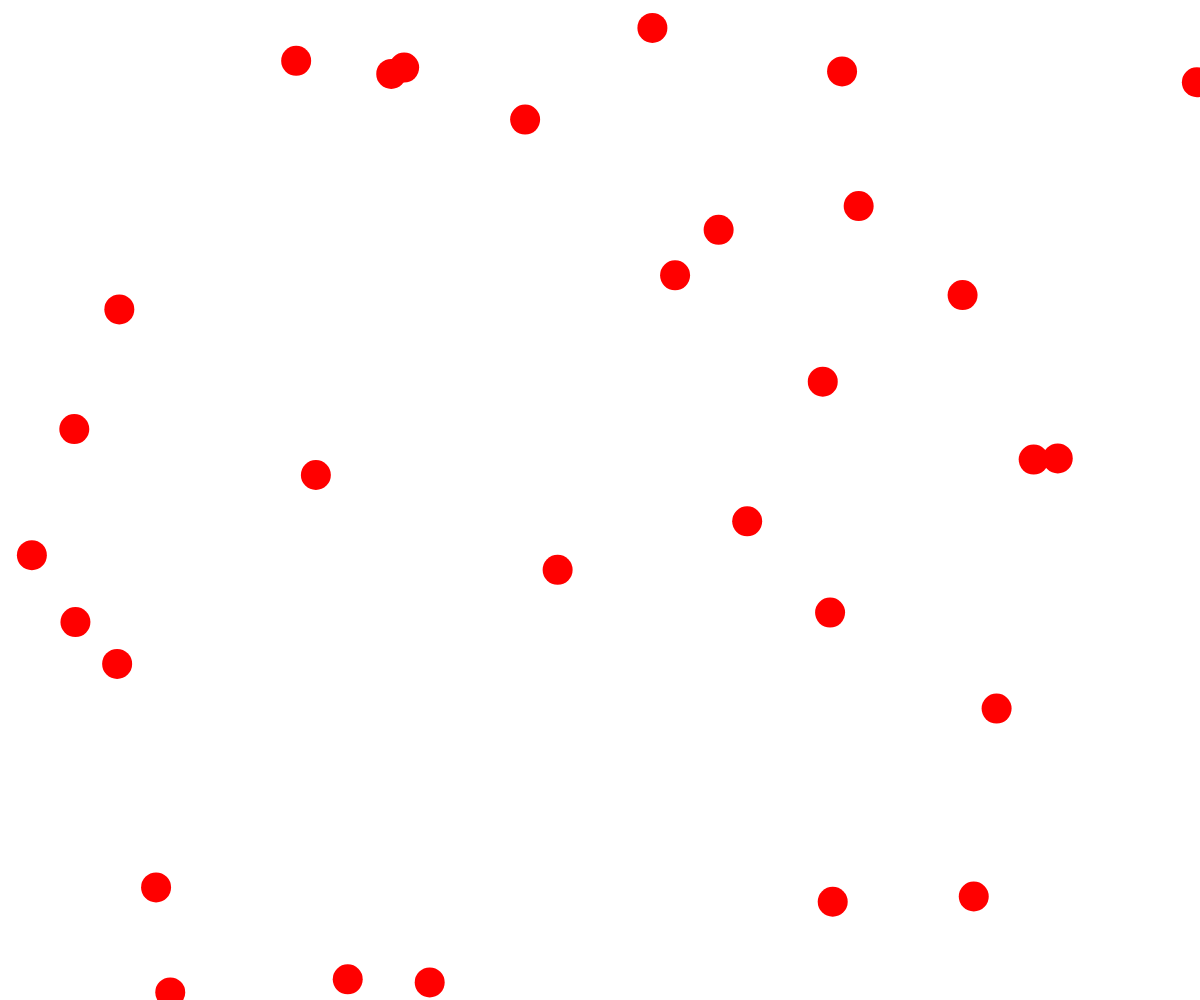
Frame 1 (no input)
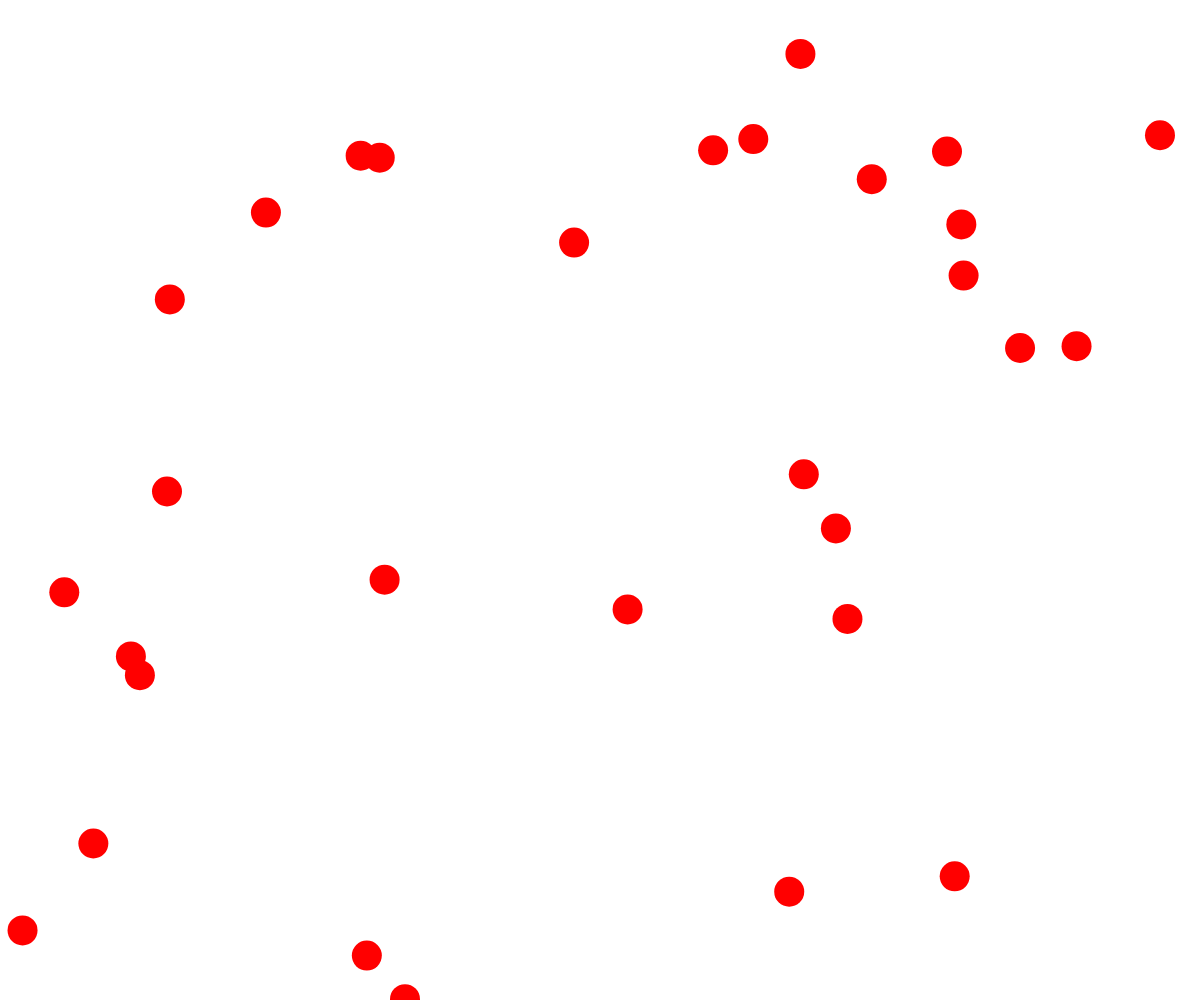
Frame 60 (no input)
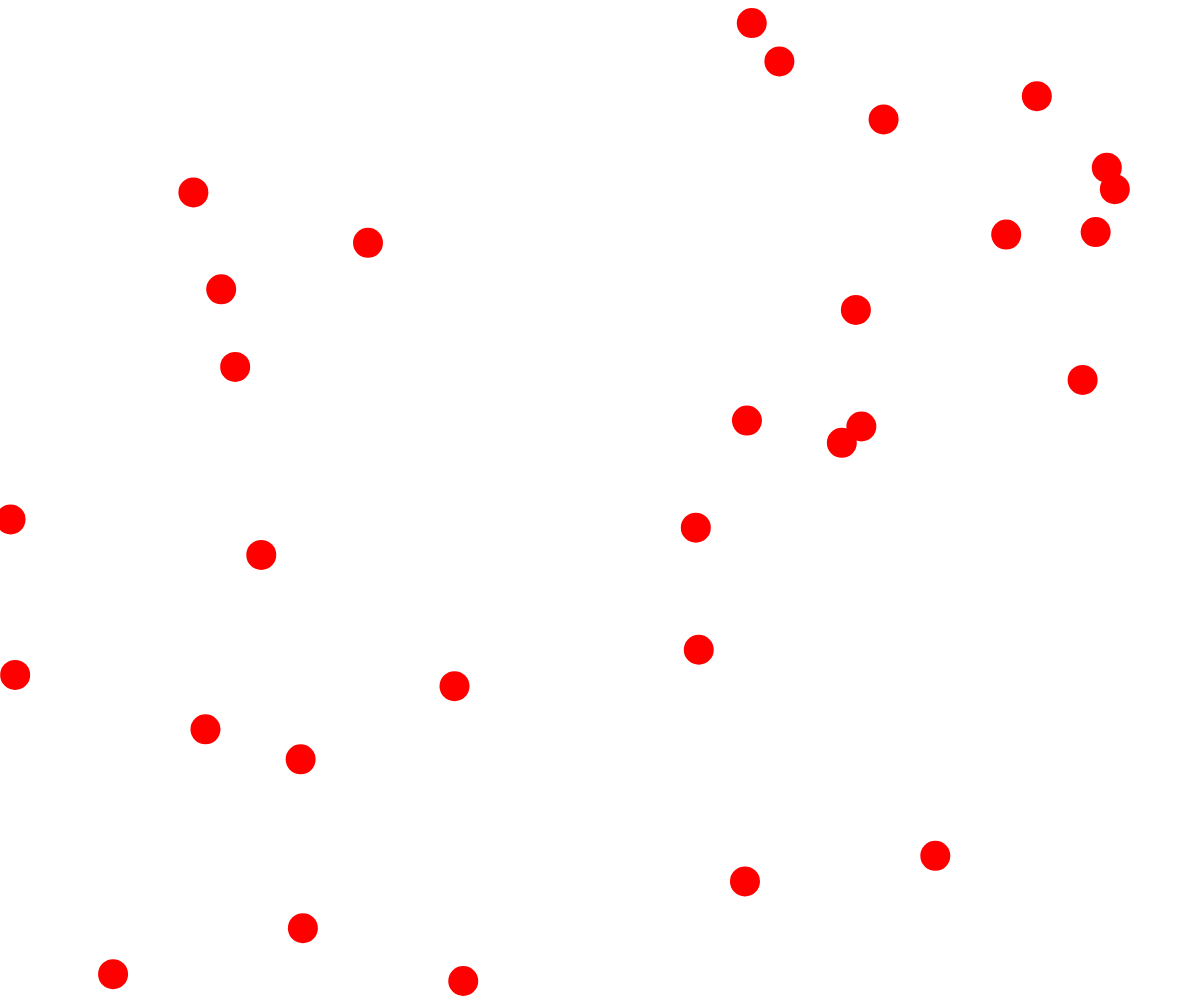
Frame 120 (the mouse pressed at the canvas centre since frame 60)

The p5.js sketch that drew these frames (run headless with seeded random() and noise() and a simulated clock; from frame 60 on, the mouse is pressed at the canvas centre):

// p5.js sketch
// ── sketch.js
let circles = [];
let numCircles = 30;
let circleSize = 30; // Tamaño uniforme de las esferas

function setup() {
  createCanvas(windowWidth, windowHeight);
  noStroke();

  // Crear círculos con posiciones iniciales
  for (let i = 0; i < numCircles; i++) {
    circles.push({
      x: random(width),
      y: random(height),
      xSpeed: random(-3, 3),
      ySpeed: random(-3, 3)
    });
  }
}

function draw() {
  background(255);

  // Actualizar y dibujar cada círculo
  for (let i = 0; i < circles.length; i++) {
    let circle = circles[i];
    
    // Actualizar posición
    circle.x += circle.xSpeed;
    circle.y += circle.ySpeed;
    
    // Rebotar en los bordes
    if (circle.x > width || circle.x < 0) {
      circle.xSpeed *= -1;
    }
    if (circle.y > height || circle.y < 0) {
      circle.ySpeed *= -1;
    }
    
    // Dibujar círculo en color rojo con tamaño uniforme
    fill(255, 0, 0);
    ellipse(circle.x, circle.y, circleSize, circleSize);
  }
}

function windowResized() {
  resizeCanvas(windowWidth, windowHeight);
}
